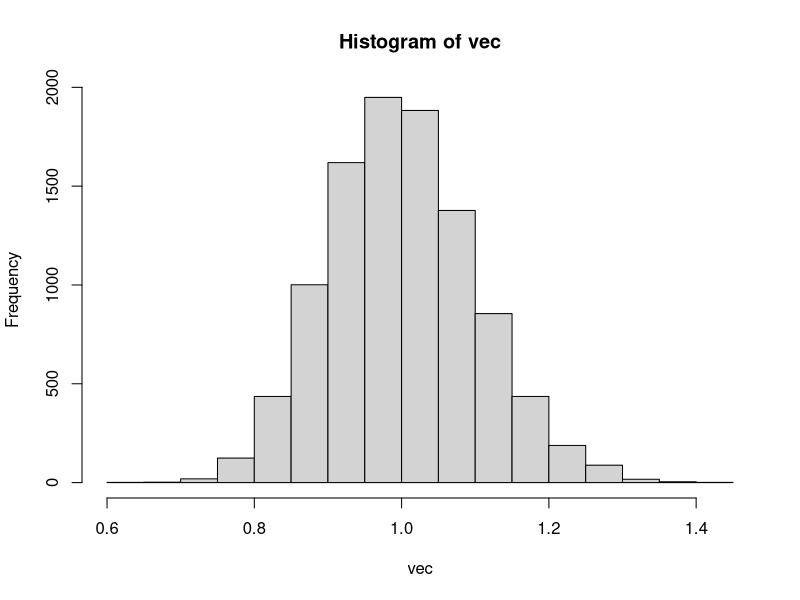

R code for this plot: (Note: this script raises an error after producing the figure.)
# Exploring the CLT.

n=100 #Sample size.
nruns=10000 #Number of runs to do. Make this big.
vec=double(nruns)
for (run in 1:nruns){
  samp=rexp(n,1) #Generating the sample.
  vec[run]=mean(samp)}

hist(vec)




# Generate a random sample of size n from 
rt(n, df)        # t(df)
rf(n, df1, df2)  # f(df1, df2)
rchisq(n, df)    # Chi2(df)
runif(n, min, max)       # Uniform(min, max)
rgamma(n, alpha, 1/beta) # Gamma(alpha, beta)
rbeta(n, alpha, 1/beta)  # Beta(alpha, beta)

rbinom(n, size, p) # Binomial(size, p)
rgeom(n, p)        # Geometric(p)
rpois(n, lambda)   # Poisson(lambda)


